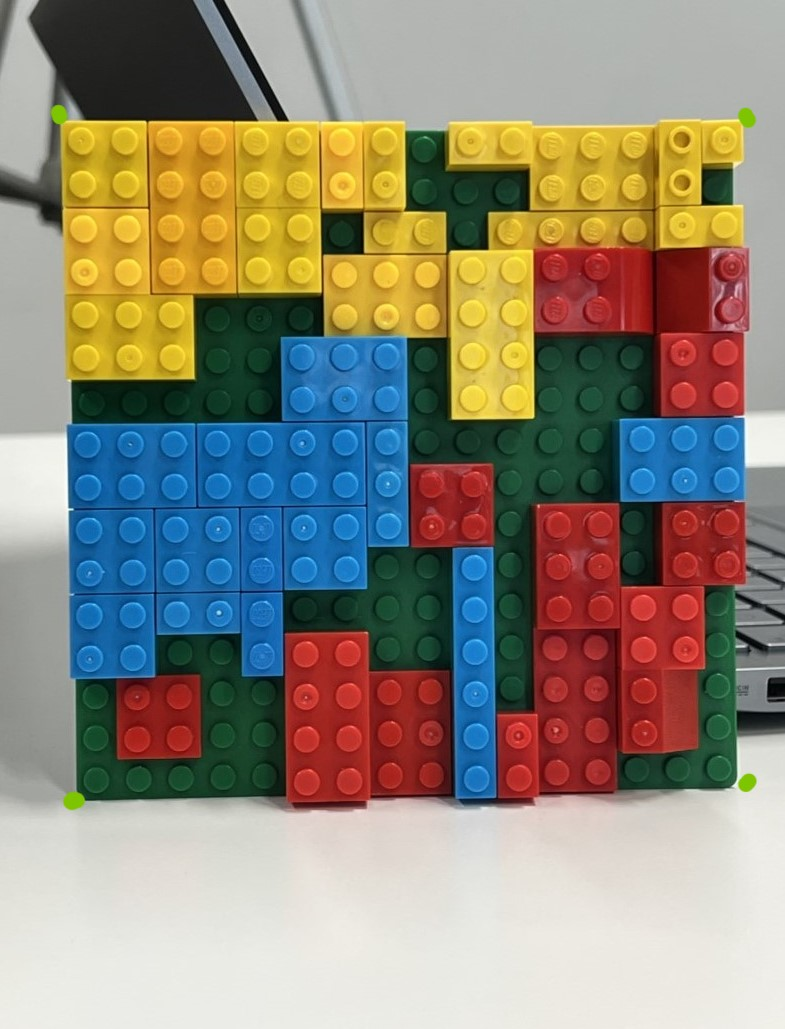
#> input picture legos/legos_green_corner.jpg, 785 x 1029 px, found by its file name
$ python circle_copy.py
#> lines starting #> are read from the running program, lines starting #| are printed output that depends on the picture; after the words box and inside, x2 and y2 are one past the last pixel; in counts of white or black regions, pixels touching at a corner belong together
from scamp import *
import random

import cv2
import numpy as np
import imutils
from PIL import Image

 # added green dots at corner of lego board
imgpath = "./legos/legos_green_corner.jpg"
img = Image.open(imgpath).convert('RGB')
#> img is the input picture: PIL image 785x1029 RGB; mean R, G, B 142.9, 136.2, 120.4

na = np.array(img)
img_copy = na

'''
CROPPING
'''
# find green dots
borderY, borderX = np.where(np.all(na==[125,198,0],axis=2))
#> borderY = 20 values from 112 to 806; borderX = 20 values, max 751 at index 4, min 55 at index 2, mean 341.2


top, bottom = np.min(borderY), np.max(borderY)
#> top = 112; bottom = 806
left, right = np.min(borderX), np.max(borderX)
#> left = 55; right = 751

# crop image from where green dots are
ROI = img_copy[top:bottom, left:right]
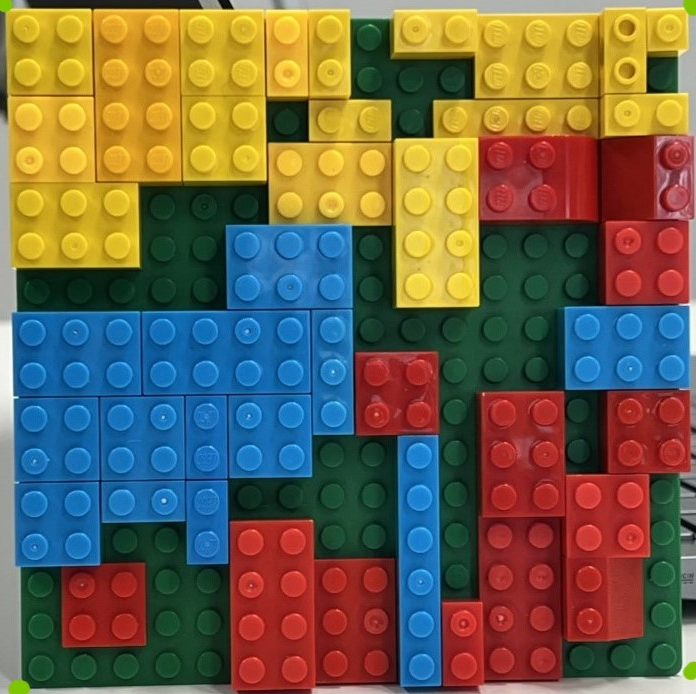
#> ROI: shape (694, 696, 3); mean R, G, B 109.3, 98.2, 75.2

'''
DETECTING CIRCLES
'''

# convert to opencv img
image = cv2.cvtColor(np.array(Image.fromarray(ROI)), cv2.COLOR_RGB2BGR)
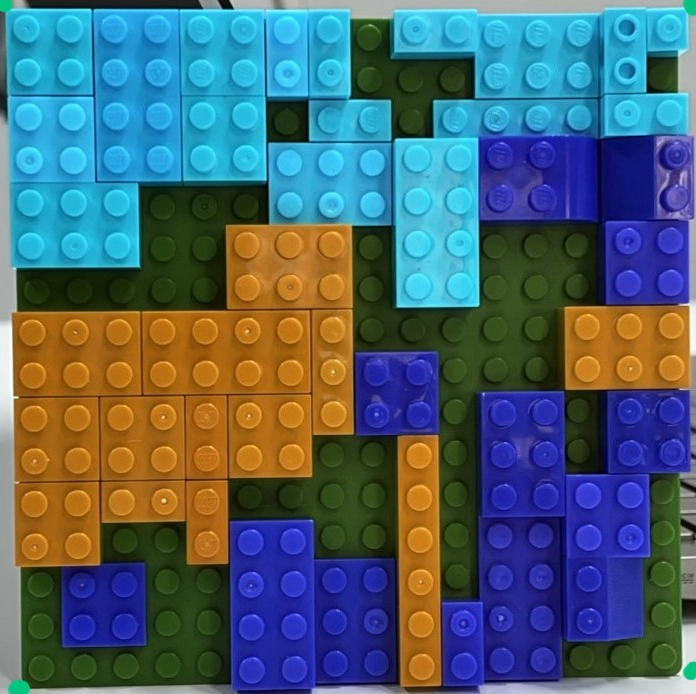
#> image: shape (694, 696, 3); mean R, G, B 75.2, 98.2, 109.3

output = image.copy()
gray = cv2.cvtColor(image, cv2.COLOR_BGR2GRAY)
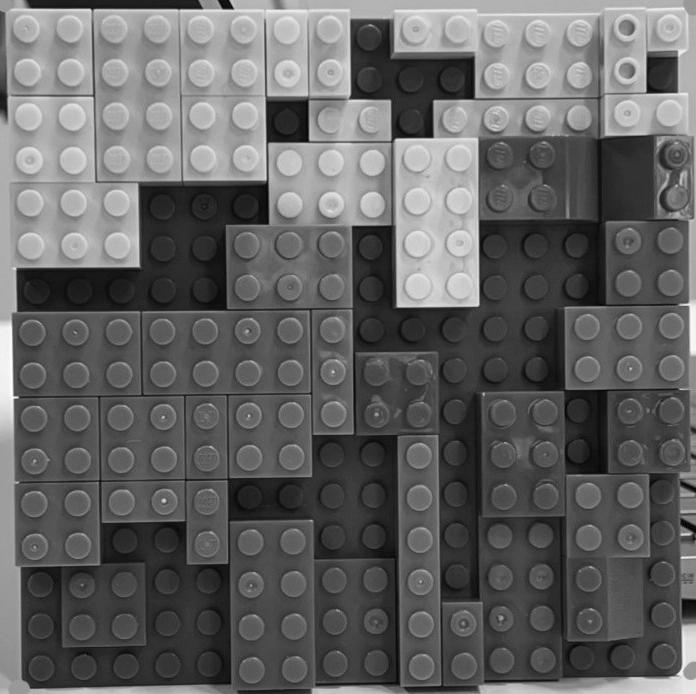
#> gray: shape (694, 696); min 2, max 253, mean 98.9

# Blur using 3 * 3 kernel.
gray_blurred = cv2.blur(gray, (3, 3))

# Apply Hough transform on the blurred image.
detected_circles = cv2.HoughCircles(gray_blurred,
                   cv2.HOUGH_GRADIENT, 1, 20, param1 = 50,
               param2 = 30, minRadius = 1, maxRadius = 40)
#> detected_circles = 218 rows, first 8: [542.5, 659.5, 12.7], [417.5, 285.5, 12.7], [118.5, 331.5, 13.2], [117.5, 244.5, 12.9], [162.5, 373.5, 13.2], [116.5, 158.5, 13], [674.5, 155.5, 16.9], [292.5, 541.5, 12.5]

# Draw circles that are detected.
if detected_circles is not None:

    # Convert the circle parameters a, b and r to integers.
    detected_circles = np.uint16(np.around(detected_circles))
#> detected_circles = 218 rows, first 8: [542, 660, 13], [418, 286, 13], [118, 332, 13], [118, 244, 13], [162, 374, 13], [116, 158, 13], [674, 156, 17], [292, 542, 12]
    circle_positions = []

    for pt in detected_circles[0, :]:
        a, b, r = pt[0], pt[1], pt[2]

        circle_positions.append((a,b))      # append circle coords

        # Draw the circumference of the circle.
        cv2.circle(image, (a, b), r, (0, 255, 0), 2)

        # Draw a small circle (of radius 1) to show the center.
        cv2.circle(image, (a, b), 1, (0, 0, 255), 3)
#> this loop made 218 passes
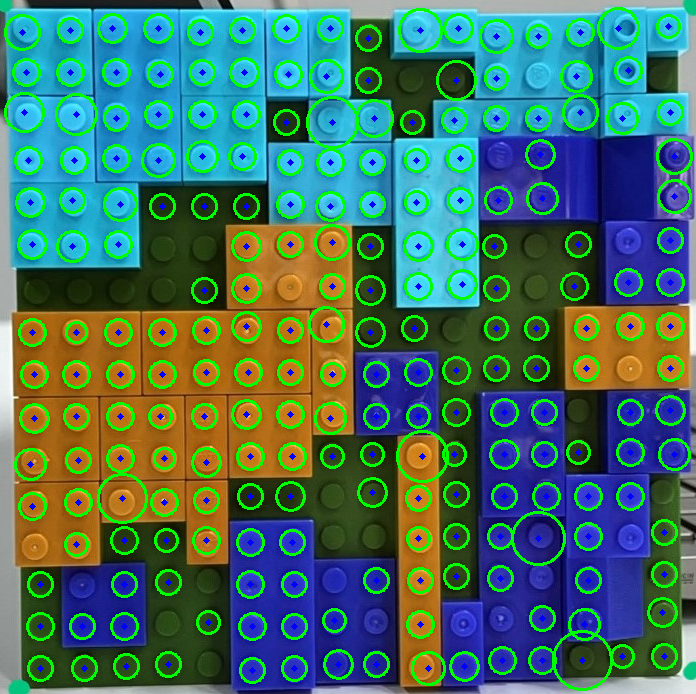
#> image: shape (694, 696, 3); 12.17% of pixels changed, all inside (x1, y1, x2, y2) = (4, 7, 693, 691)
#> after the loop, circle_positions = 218 pairs, first value 22 to 674, second value 26 to 670

        # print(a,b)

'''
SORTING CIRCLE COORDS FROM TOP LEFT -> BOTTOM RIGHT
'''

x_sorted = sorted(circle_positions)
#> x_sorted has the same summary as circle_positions
y_sorted = sorted(circle_positions, key=lambda x:int(x[1]))
#> y_sorted has the same summary as circle_positions

breakpoint()

print(y_sorted)
#> (printed output is left out)

cv2.imshow('image', image)
cv2.waitKey(0)
